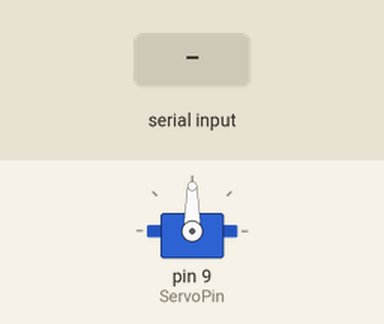
A sketch run on a simulated Arduino Uno, built with avr-gcc and run on an emulated ATmega328P. On the bench: servo. The test bench sets the inputs (shaded band).

Above: at 1.2 s.
1.3 s: "1\n" received over Serial
At 2.5 s:
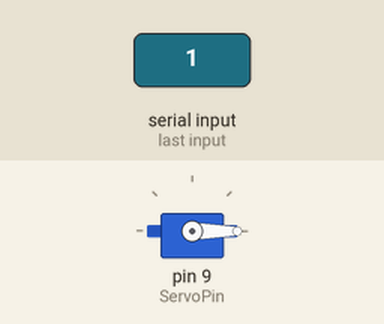
3.0 s: "0\n" received over Serial
At 4.0 s:
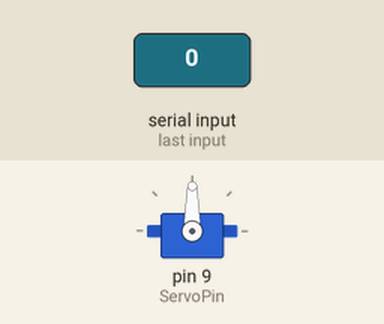
Timing chart, 0 to 6.0 s (numbered marks = the images above; inputs shaded):
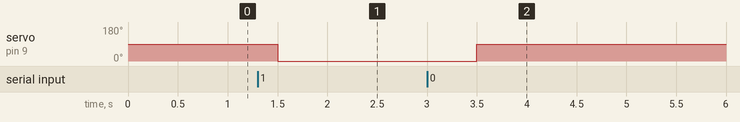

The sketch:

PA.ino
```cpp
#include <Servo.h>

const int analogin = A0;
const int ServoPin = 9;
Servo Servo1;

void setup() {
  Serial.begin(9600);
  Servo1.attach(ServoPin);
  Servo1.write(90);
}

void loop() {
  if (Serial.available() > 0) {
    String command = Serial.readStringUntil('\n');

    if (command == "1") {
      Servo1.write(0);
    } else if (command == "0") {
      Servo1.write(90);
    } else if (command == "GET_TEMP") {
      float temperature = readTemperature();
      Serial.print("Temperatura: ");
      Serial.println(temperature);
    }
  }

  delay(500);
}

float readTemperature() {
  int RawValue = analogRead(analogin);
  float voltage = (RawValue / 1023.0) * 5000;
  float tempC = voltage * 0.1;
  return tempC;
}
```

Measured:
- after the input at 1.3 s, servo on pin 9 (ServoPin): 90° → 0° after 0.20 s
- after the input at 3.0 s, servo on pin 9 (ServoPin): 0° → 90° after 0.50 s
